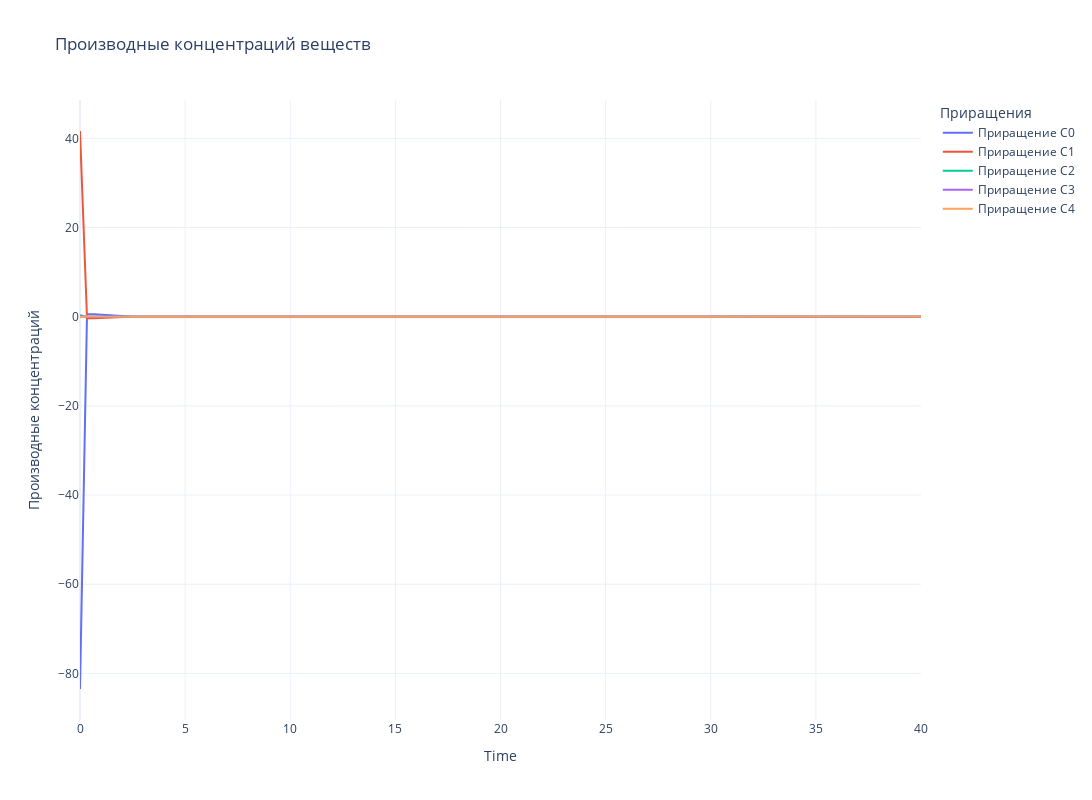

Source (notebook cell):
### Markdown cell above
### От сплайнов по ЧМ

### Code cell
fig = go.Figure()

# Добавляем линии для каждого вещества
for i in range(N_SUBSTANCE):
    fig.add_trace(go.Scatter(
        x=tsteps, 
        y=dCdt_TRUE[i] - dCdt_spline_NM[i], 
        mode='lines', 
        name=f'Приращение C{i}'
    ))

# Настройки графика
fig.update_layout(
    title='Производные концентраций веществ',
    xaxis_title='Time',
    yaxis_title='Производные концентраций',
    legend_title='Приращения',
    template='plotly_white',
    width=1400,  # Ширина холста
    height=800   # Высота холста
)

fig.show()
